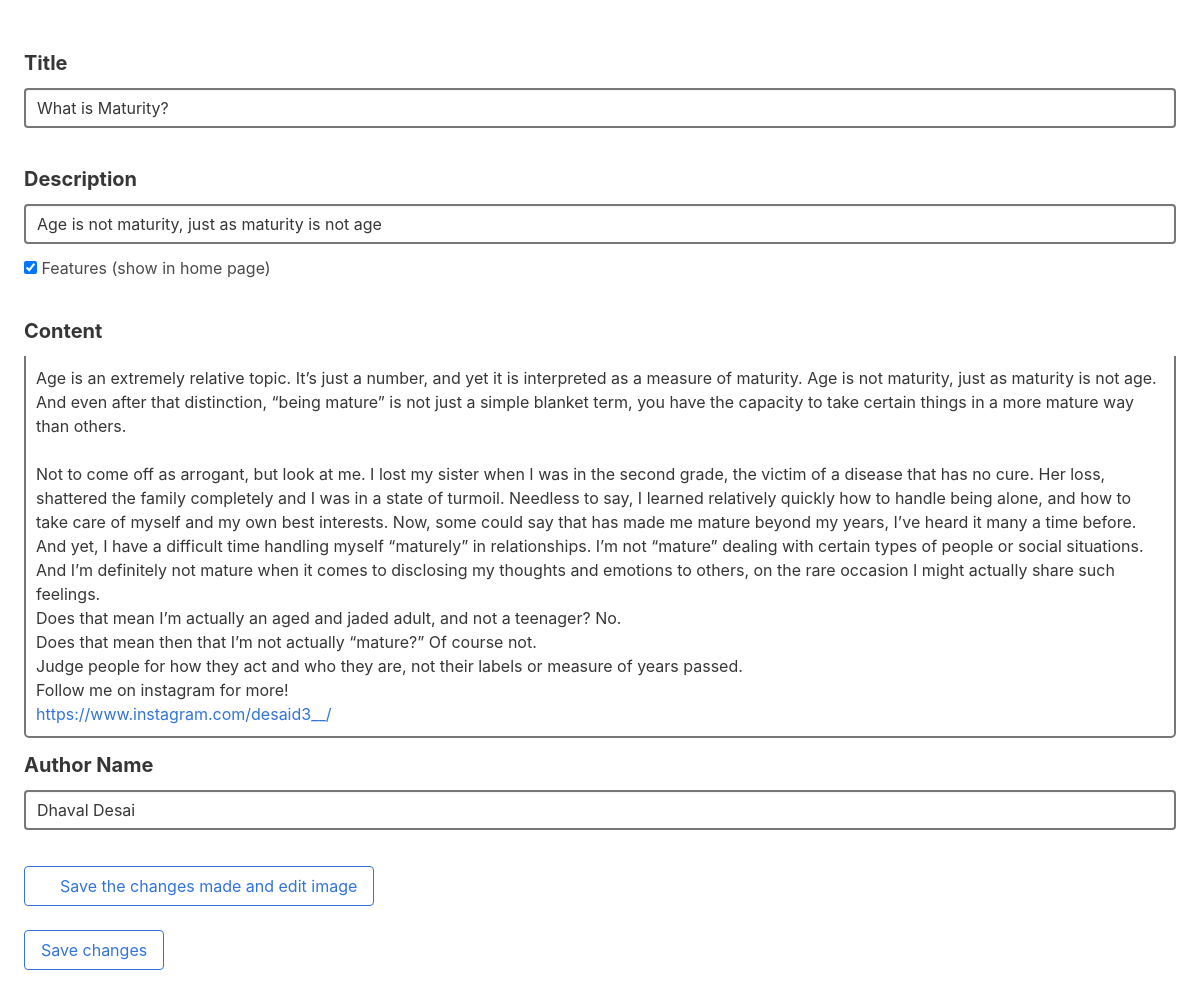
Page /edit_article/2 (signed in) on the committed database.
### blog/models.py (models this page shows, shortened)
class Blog_db(models.Model):
    img_link = models.CharField(max_length=250, blank=True, null=True)
    img = models.ImageField(
        upload_to='images/', default=None, blank=True, null=True)
    featured = models.BooleanField(default=False, blank=True)
    title = models.CharField(max_length=350, null=False)
    subtitle = models.CharField(max_length=250, null=False)
    content = models.TextField(null=False)
    created_on = models.DateField(auto_now_add=True)
    author = models.CharField(max_length=150, null=False)
    catagory = models.CharField(max_length=550, null=False)
    read_time = models.IntegerField(default=None, blank=True, null=True)

### blog/views.py (the view, shortened to what this page needs)
# urls.py: path('edit_article/<int:id>', edit_stories_poems),
def edit_stories_poems(request, id):
    if authentication(request):
        article = Blog_db.objects.get(id=id)
        return render(request, 'stories_and_blog_create.html', {'article': article, "catagory": article.catagory, 'type': 'Save changes'})
    else:
        return redirect('/admin_handle')

### blog/views.py (called while the page is built)
def authentication(request):
    if 'authentication' in request.session:
        if request.session['authentication'] == True:
            return True
        else:
            return False

### templates/stories_and_blog_create.html (shortened to what this page needs)
<!DOCTYPE html>
<html lang="en">
  <head>
    <link rel="stylesheet" href="/static/icons/css/all.css" />
    <link
      rel="stylesheet"
      href="/static/css/bulma.min.css?v={random nyumber/string}"
    />
    <link href="/static/quil/main.css" rel="stylesheet" />
  </head>
  <body>
    <div class="section">
      <form onsubmit="event.preventDefault(); form_handle(this)" method="POST">
        <div class="field">
          <label class="label is-medium">Title</label>
          <div class="control">
            <input
              name="title"
              class="input"
              type="text"
              placeholder="main blog title * "
              style="border: 2px solid rgba(0, 0, 0, 0.534);"
              value="{{article.title}}"
            />
          </div>
        </div>
        <br />
        <div class="field">
          <label class="label is-medium">Description </label>
          <div class="control">
            <input
              name="description"
              type="text"
              class="input"
              placeholder="a short description (not more than 30 words)*"
              maxlength="240"
              style="border: 2px solid rgba(0, 0, 0, 0.534);"
              value="{{article.subtitle}}"
            />
          </div>
        </div>
        <div class="field">
          <label class="checkbox">
            {% if article.featured %}
            <input type="checkbox" class="checkbox" name="featured" checked />
            {% else %}
            <input type="checkbox" class="checkbox" name="featured" />
            {% endif %}
            <span class="has-size-3"
              >Features
              <span class="less-opacity">(show in home page)</span></span
            >
          </label>
        </div>
        <br />
        <div class="field">
          <label class="label is-medium">Content</label>
          <div class="control">
            <div
              class="has-text-dark"
              id="editor"
              style="
                border: 2px solid rgba(0, 0, 0, 0.534);
                font-size: 1rem;
                border-radius: 0 0 5px 5px;
                border-top: none;
                padding: 10px;
              "
            >
              {{article.content|safe}}
            </div>
          </div>
        </div>
        <div class="field">
          <label class="label is-medium">Author Name</label>
          <div class="control">
            <input
              value="{{article.author}}"
              name="author"
              class="input"
              type="text"
              placeholder="main blog title * "
              style="border: 2px solid rgba(0, 0, 0, 0.534);"
            />
          </div>
        </div>
        <br />
        <div class="field">
          {% if type == 'Save changes' %}
          <button
            class="button is-link is-outlined"
            onclick="document.querySelector('.img_redirect').value = 'true'"
          >
            <span class="icon"><i class="fas fa-image"></i></span
            ><span>Save the changes made and edit image</span>
          </button>
          <br />
          <br />
          {% endif %}
          <button class="button is-link is-outlined">{{type}}</button>
        </div>
      </form>
    </div>
  </body>
</html>

### templates/stories_and_blog_create.html (style rules this page uses)
button { transition: 0.2s; }

### rows in the picture
Blog_db: title "What is Maturity?", description "Age is not maturity, just as maturity is not age", content "Age is an extremely relative topic. It’s just a number, and yet it is interpreted as a measure of maturity. Age is not maturity, just as maturity is not age. And even after that distinction, “being mature” is not just a simple blanket term, you have the capacity to take certain things in a more mature way than others. Not to come off as arrogant, but look at me. I lost my sister when I was in the second grade, the victim of a disease that has no cure. Her loss, shattered the family completely and I was in a state of turmoil. Needless to say, I learned relatively quickly how to handle being alone, and how to take care of myself and my own best interests. Now, some could say that has made me…", author "Dhaval Desai"

### other values in the picture
{{ type }} "Save changes"
